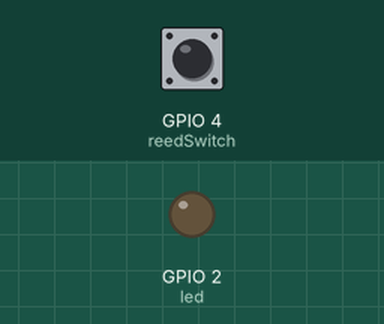
Recording of a sketch running on a simulated ESP32. On the bench: output pins drawn as LEDs (lit = HIGH). The test bench sets the inputs (shaded band); at power-on: GPIO 4 (reedSwitch) HIGH. WiFi joins after 1.5 s; servers stay silent unless stated; web services answer with replies made up by the test bench; what the sketch prints to the serial monitor is not drawn.

Above: at 2.7 s.
2.8 s: GPIO 4 (reedSwitch) pulled LOW for 0.15 s
At 3.3 s:
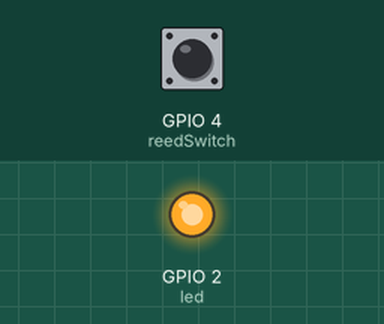
5.8 s: GPIO 4 (reedSwitch) pulled LOW for 3.2 s
At 9.3 s:
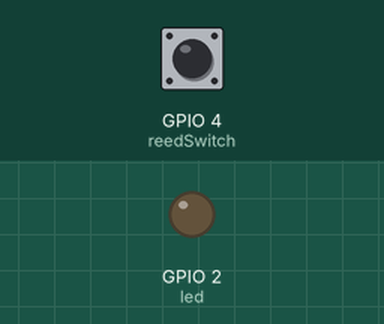
Timing chart, 0 to 10.8 s (numbered marks = the images above; inputs shaded):
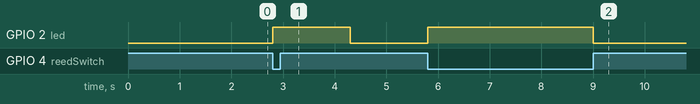

Measured:
- after the input at 2.8 s, GPIO 2 (led): LOW → HIGH at once, → LOW 1.5 s later
- after the input at 5.8 s, GPIO 2 (led): LOW → HIGH at once, → LOW 3.2 s later

The sketch:

sketch_may17a_copy_20220522031543.ino
```cpp
#include <WiFi.h>
#include "WiFi.h"
#include "ESPAsyncWebServer.h"

// Set GPIOs for LED and reedswitch
const int reedSwitch = 4;
const int led = 2; //optional

// Create AsyncWebServer object on port 80
AsyncWebServer server(80);

// Detects whenever the door changed state
bool changeState = false;

// Holds reedswitch state (1=opened, 0=close)
bool state;
String doorState;

// Auxiliary variables (it will only detect changes that are 1500 milliseconds apart)
unsigned long previousMillis = 0;
const long interval = 1500;

const char* ssid = "AndroidAPAA86";
const char* password = "wiuw1034";
const char* host = "maker.ifttt.com";
const char* apiKey = "mksnH5Hj0vKPnXlt26CV4SefTY-DdfDOAuodPN9skLw";
const char* event = "door_status";


// Runs whenever the reedswitch changes state
ICACHE_RAM_ATTR void changeDoorStatus() {
  Serial.println("State changed");
  changeState = true;
}


String readDoorStatus() {
  int reed_status;
  reed_status = digitalRead(reedSwitch);
  if (reed_status == 1){
    return String("Opened");
  }
  else{
    return String("Closed");
  }
  delay(1000);
  return String(reed_status);
}

const char index_html[] PROGMEM = R"rawliteral(
<!DOCTYPE HTML><html>
<head>
  <meta name="viewport" content="width=device-width, initial-scale=1">
  <style>
    html {
     font-family: Arial;
     display: inline-block;
     margin: 0px auto;
     text-align: center;
    }
    h2 { font-size: 3.0rem; }
    p { font-size: 3.0rem; }
    .units { font-size: 1.2rem; }
    .dht-labels{
      font-size: 1.5rem;
      vertical-align:middle;
      padding-bottom: 15px;
    }
  </style>
</head>
<body>
  <h2>ESP32 Intruder Alert!</h2>
  <p>
    <span class="dht-labels">Door Status</span>
    <span id="doorStatus">%DOORSTATUS%</span>
  </p>
</body>
<script>
setInterval(function ( ) {
  var xhttp = new XMLHttpRequest();
  xhttp.onreadystatechange = function() {
    if (this.readyState == 4 && this.status == 200) {
      document.getElementById("doorStatus").innerHTML = this.responseText;
    }
  };
  xhttp.open("GET", "/doorStatus", true);
  xhttp.send();
}, 5000 ) ;
</script>
</html>)rawliteral";

String processor(const String& var){
if(var == "DOORSTATUS"){
    return readDoorStatus();
  }
  return String();
}


void setup() {
  // Serial port for debugging purposes
  Serial.begin(115200);

  // Connect to Wi-Fi
  WiFi.begin(ssid, password);
    while (WiFi.status() != WL_CONNECTED) {
      delay(500);
      Serial.print(".");
    }
    Serial.println("");
    Serial.println("WiFi connected");

     // Print ESP32 Local IP Address
  Serial.println(WiFi.localIP());

  // Route for root / web page
  server.on("/", HTTP_GET, [](AsyncWebServerRequest *request){
    request->send_P(200, "text/html", index_html, processor);
  });
  server.on("/doorStatus", HTTP_GET, [](AsyncWebServerRequest *request){
    request->send_P(200, "text/plain", readDoorStatus().c_str());
  });

   // Read the current door state
  pinMode(reedSwitch, INPUT_PULLUP);
  state = digitalRead(reedSwitch);

  // Set LED state to match door state
  pinMode(led, OUTPUT);
  digitalWrite(led, !state);

  // Set the reedswitch pin as interrupt, assign interrupt function and set CHANGE mode
  attachInterrupt(digitalPinToInterrupt(reedSwitch), changeDoorStatus, CHANGE);

  // Start server
  server.begin();
}

void loop() {
  if (changeState){
    unsigned long currentMillis = millis();
    if(currentMillis - previousMillis >= interval) {
      previousMillis = currentMillis;
      // If a state has occured, invert the current door state
      state = !state;
      if(state) {
        doorState = "closed";
      }
      else{
        doorState = "open";
      }
      digitalWrite(led, !state);
      changeState = false;
      Serial.println(state);
      Serial.println(doorState);

      //Send email
      Serial.print("connecting to ");
      Serial.println(host);
      WiFiClient client;
      const int httpPort = 80;
      if (!client.connect(host, httpPort)) {
        Serial.println("connection failed");
        return;
      }

    String url = "/trigger/";

    url += event;

    url += "/with/key/";

    url += apiKey;

  Serial.print("Requesting URL: ");

  Serial.println(url);


     // This will send the request to the server

  client.print(String("GET ") + url + " HTTP/1.1\r\n" +

               "Host: " + host + "\r\n" +

               "Connection: close\r\n\r\n");
while(client.connected())

  {

    if(client.available())

    {

      String line = client.readStringUntil('\r');

      Serial.print(line);

    } else {

      // No data yet, wait a bit

      delay(50);

    };

  }

  Serial.println();

  Serial.println("closing connection");

  client.stop();

    }
  }
}
```
